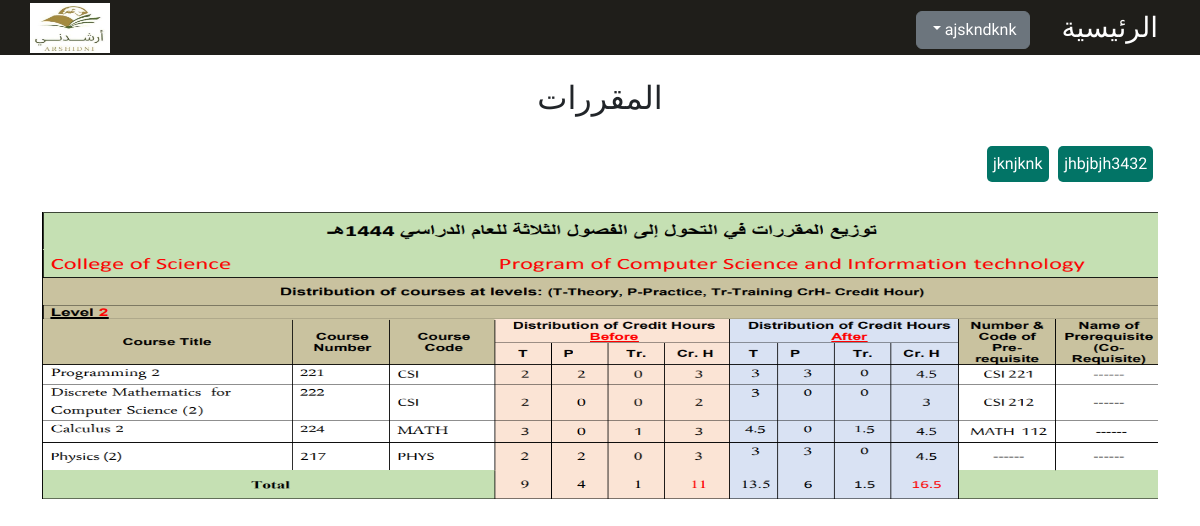
Page /materials.php?id=3 (signed in) on the committed database.
### tables this page shows
CREATE TABLE `materials` (
  `id` int(11) NOT NULL,
  `name` varchar(255) NOT NULL,
  `img` text NOT NULL
);

### admin/lib.php (called while the page is built, shortened)
<?php
function Showmaterials(){
    $co = mysqli_connect("localhost","root","","system");
    $qu = "SELECT * FROM `materials`";
    $q = mysqli_query($co,$qu);
    $materials=[];
    while($res = mysqli_fetch_assoc($q)){
        $materials[]=$res;
    }
    return $materials;
}
function getmaterial($id){
    $co = mysqli_connect("localhost","root","","system");
    $qu = " SELECT * FROM `materials` WHERE `id` = '$id' ";
    $q = mysqli_query($co,$qu);
    $res = mysqli_fetch_assoc($q);
    return $res;
}

### materials.php (the view, shortened to what this page needs)
<?php
require_once("admin/lib.php");
if (empty($_GET["id"])) {
  $materials = Showmaterials();
}else{
  $materials = Showmaterials();
  $materia1o = getmaterial($_GET["id"]);
}
?>
<!DOCTYPE html>
<html dir="rtl" lang="ar">
<head>
    <link rel="stylesheet" href="assets/css/index.css" />
    <link href="https://cdn.jsdelivr.net/npm/bootstrap@5.2.1/dist/css/bootstrap.min.css" rel="stylesheet" />
</head>
<body>
    <nav>
        <div class="nav container">
            <div class="items mt-3">
                <a href="home.php">
                    <h3>الرئيسية</h3>
                </a>
                <div class="dropdown">
                    <button class="btn btn-secondary dropdown-toggle" type="button" data-bs-toggle="dropdown" aria-expanded="false">
                            <?= $_SESSION["student"]["name"] ?>
                        </button>
                    </div>
            </div>
            <div class="logo py-2">
                <a href="home.php"><img src="./assets/imgs/logo.jpeg" style="height: 50px;" alt="" /></a>
            </div>
        </div>
    </nav>
    <article class="materials">
        <div>
            <h2>المقررات</h2>
        </div>
        <div class="btn-group d-flex flex-wrap container">
          <?php foreach($materials as $material):?>
              <a href="materials.php?id=<?= $material["id"]?>">
              <button type="button" class="btn clickbtn"><?= $material["name"]?></button>
              </a>
          <?php endforeach;?>
        </div>
        <?php if(!empty($_GET["id"])): ?>
          <div class="container img-cont">
              <img src="admin/images/<?= $materia1o["img"]?>" alt="لم يتم إضافة مقررات بعد" />
          </div>
        <?php endif; ?>
    </article>
</body>
</html>

### assets/css/index.css (style rules this page uses)
:root { --primaryColor: #d3a930; --secondColor: #027466; --mainWhite: #fff; --offWhite: #f8f9fc; --mainBlack: #1f1e1a; --gray: #e9ecef; }
* { margin: 0; padding: 0; box-sizing: border-box; }
a { color: unset !important; text-decoration: none !important; }
body { font-family: "Tajawal", sans-serif !important; font-size: 1rem; line-height: 1.4; background: var(--offWhite); }
nav { display: flex; background: var(--mainBlack); color: var(--mainWhite); height: 55px; align-items: center; padding: 0 1rem; }
.nav { display: flex; justify-content: space-between; }
.nav> :first-child { display: flex; gap: 2rem; }
.logo { width: 80px; }
.logo img { width: 100%; }
.materials> :first-child { text-align: center; margin-top: 1.5rem; }
.materials .container { margin-top: 1.5rem; }
.materials .clickbtn { margin: .3rem; padding: 5px; background: var(--secondColor); color: var(--mainWhite); border-radius: 5px !important; min-width: 3rem; max-width: 10rem; }
.materials .container img { width: 100%; margin-bottom: 1rem; }
@media screen and (min-width: 800px) { .materials .container img { width: 100%; height: 18rem; margin-bottom: 2rem; } }

### rows in the picture
materials: name "jhbjbjh3432", img (picture)
materials: name "jknjknk"

### other values in the picture
$_SESSION["student"]["name"] "ajskndknk"
